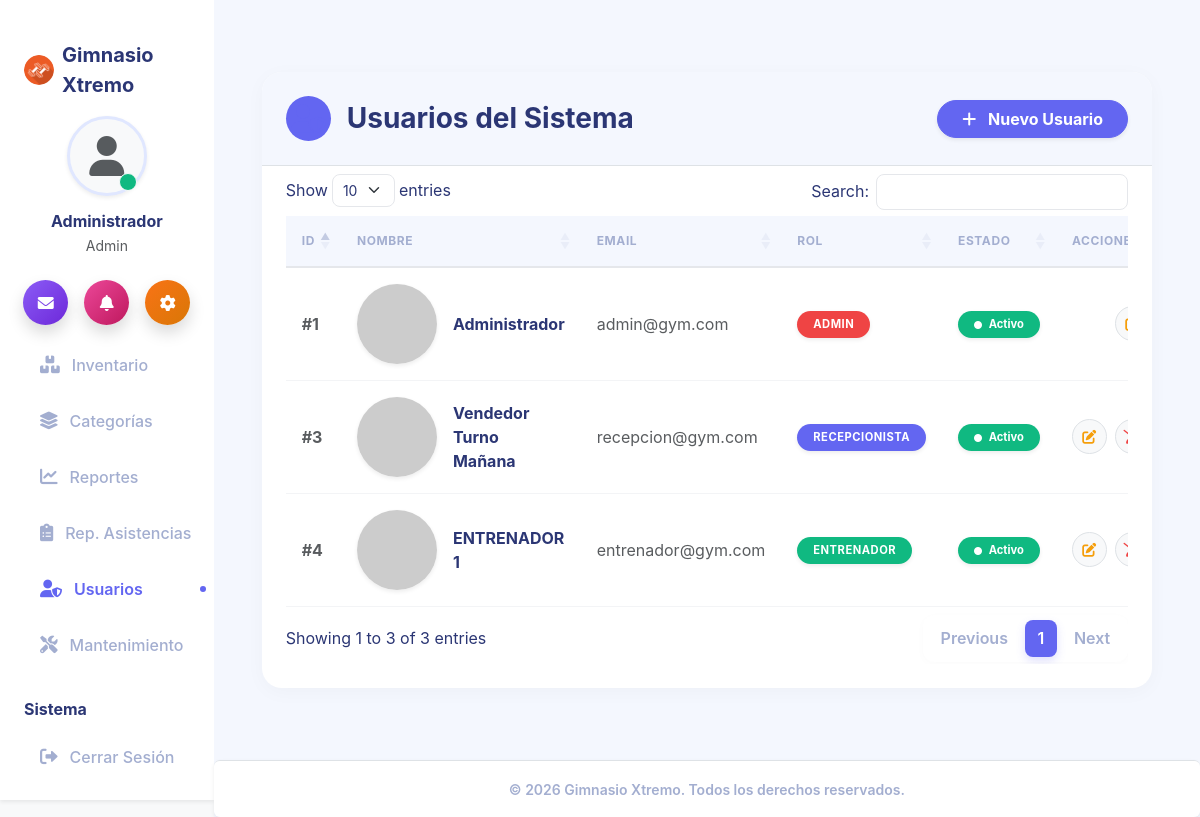
The app's page /usuarios/index (signed in) with its own data.
### tables this page shows
CREATE TABLE IF NOT EXISTS `configuracion` (
  `id` int NOT NULL,
  `nombre_sistema` varchar(100) DEFAULT NULL,
  `ruc` varchar(20) DEFAULT NULL,
  `direccion` varchar(255) DEFAULT NULL,
  `telefono` varchar(20) DEFAULT NULL,
  `email` varchar(100) DEFAULT NULL,
  `logo` varchar(255) DEFAULT NULL,
  `moneda` varchar(10) DEFAULT '$',
  PRIMARY KEY (`id`)
);

CREATE TABLE IF NOT EXISTS `usuarios` (
  `id` int NOT NULL AUTO_INCREMENT,
  `nombre` varchar(100) DEFAULT NULL,
  `email` varchar(100) DEFAULT NULL,
  `password` varchar(255) DEFAULT NULL,
  `rol` enum('admin','recepcionista','entrenador') DEFAULT 'recepcionista',
  `estado` enum('activo','inactivo') DEFAULT 'activo',
  PRIMARY KEY (`id`),
  UNIQUE KEY `email` (`email`)
);

### app/controllers/UsuariosController.php (called while the page is built, shortened)
<?php
require_once '../app/models/Usuario.php';
class UsuariosController {
    public function index() {
        $usuarioModel = new Usuario();
        $usuarios = $usuarioModel->obtenerTodos();
        require_once '../app/views/usuarios/index.php';
    }
}

### app/models/Configuracion.php (called while the page is built, shortened)
<?php
class Configuracion {
    public static function getInfo() {
        $database = new Database();
        $conn = $database->getConnection();
        $query = "SELECT * FROM configuracion WHERE id = 1 LIMIT 1";
        $stmt = $conn->prepare($query);
        $stmt->execute();
        return $stmt->fetch(PDO::FETCH_ASSOC);
    }
}

### app/models/Usuario.php (called while the page is built, shortened)
<?php
class Usuario {
    private $conn;
    private $table_name = "usuarios";
    public function __construct() {
        $database = new Database();
        $this->conn = $database->getConnection();
    }
    public function obtenerTodos() {
        $query = "SELECT * FROM " . $this->table_name . " ORDER BY id DESC";
        $stmt = $this->conn->prepare($query);
        $stmt->execute();
        return $stmt->fetchAll(PDO::FETCH_ASSOC);
    }
}

### app/config/Database.php (called while the page is built, shortened)
<?php
class Database {
    private $host = 'localhost';
    private $db_name = 'gym_system';
    private $username = 'root';
    private $password = '';
    public function getConnection() {
        $this->conn = null;
        try {
            $this->conn = new PDO("mysql:host=" . $this->host . ";dbname=" . $this->db_name, $this->username, $this->password);
            $this->conn->exec("set names utf8");
            $this->conn->setAttribute(PDO::ATTR_ERRMODE, PDO::ERRMODE_EXCEPTION);
        } catch(PDOException $exception) {
            echo "Error de conexión: " . $exception->getMessage();
        }
        return $this->conn;
    }
}

### app/views/usuarios/index.php (the view, shortened to what this page needs)
<!DOCTYPE html>
<html lang="es">
<head>
    <link href="https://cdn.jsdelivr.net/npm/bootstrap@5.3.0/dist/css/bootstrap.min.css" rel="stylesheet">
    <link href="https://cdn.datatables.net/1.13.6/css/dataTables.bootstrap5.min.css" rel="stylesheet">
    <link rel="stylesheet" href="https://cdnjs.cloudflare.com/ajax/libs/font-awesome/6.0.0/css/all.min.css">
</head>
<body class="bg-light">
    <?php require_once '../app/views/inc/navbar.php'; ?>
    <div class="container-fluid px-4 mt-5 mb-5">
        <div class="module-container p-0">
            <div class="border-bottom px-4 py-4 d-flex justify-content-between align-items-center mb-2" style="background: var(--gym-bg-light); border-top-left-radius: 20px; border-top-right-radius: 20px;">
                <h3 class="fw-bold text-dark m-0 d-flex align-items-center">
                    <div class="bg-primary bg-opacity-10 p-2 rounded-circle me-3 d-flex align-items-center justify-content-center" style="width: 45px; height: 45px;">
                        <i class="fas fa-user-shield text-primary"></i>
                    </div>
                    Usuarios del Sistema
                </h3>
                <a href="/usuarios/crear" class="btn btn-primary rounded-pill px-4 shadow-sm fw-bold"><i class="fas fa-plus me-2"></i> Nuevo Usuario</a>
            </div>
            <div class="p-4 pt-0">
                <div class="table-responsive">
                    <table class="table table-hover align-middle table-data border-0">
                        <thead>
                            <tr>
                                <th class="border-0 bg-transparent text-muted">ID</th>
                                <th class="border-0 bg-transparent text-muted">Nombre</th>
                                <th class="border-0 bg-transparent text-muted">Email</th>
                                <th class="border-0 bg-transparent text-muted">Rol</th>
                                <th class="border-0 bg-transparent text-muted">Estado</th>
                                <th class="border-0 bg-transparent text-muted text-end">Acciones</th>
                            </tr>
                        </thead>
                    <tbody>
                        <?php foreach ($usuarios as $u): ?>
                        <tr>
                            <td class="text-muted fw-bold">#<?= $u['id'] ?></td>
                            <td>
                                <div class="d-flex align-items-center">
                                    <img src="https://ui-avatars.com/api/?name=<?= urlencode($u['nombre']) ?>&background=random&color=fff&rounded=true&size=35&bold=true" alt="<?= $u['nombre'] ?>" class="rounded-circle me-3 shadow-sm">
                                    <div>
                                        <div class="fw-bold text-dark"><?= $u['nombre'] ?></div>
                                    </div>
                                </div>
                            </td>
                            <td class="text-muted"><?= $u['email'] ?></td>
                            <td>
                                <?php
                                    $colorRol = 'secondary';
                                    if($u['rol'] == 'admin') $colorRol = 'danger';
                                    if($u['rol'] == 'recepcionista') $colorRol = 'primary';
                                    if($u['rol'] == 'entrenador') $colorRol = 'success';
                                ?>
                                <span class="badge bg-<?= $colorRol ?> text-white text-uppercase px-3 py-2 rounded-pill shadow-sm" style="font-size: 0.7rem; font-weight: 700; letter-spacing: 0.5px;"><?= $u['rol'] ?></span>
                            </td>
                            <td>
                                <?php if($u['estado'] == 'activo'): ?>
                                    <span class="badge bg-success text-white px-3 py-2 rounded-pill shadow-sm" style="font-size: 0.7rem; font-weight: 700;"><i class="fas fa-circle me-1" style="font-size: 0.5rem; vertical-align: middle;"></i> Activo</span>
                                <?php else: ?>
                                    <span class="badge bg-secondary text-white px-3 py-2 rounded-pill shadow-sm" style="font-size: 0.7rem; font-weight: 700;"><i class="fas fa-circle me-1" style="font-size: 0.5rem; vertical-align: middle;"></i> Inactivo</span>
                                <?php endif; ?>
                            </td>
                            <td class="text-end">
                                <div class="d-flex justify-content-end gap-2">
                                    <a href="/usuarios/editar/<?= $u['id'] ?>" class="btn btn-light text-warning btn-sm rounded-circle d-flex align-items-center justify-content-center border" style="width: 35px; height: 35px; transition: all 0.2s;" title="Editar" onmouseover="this.classList.replace('btn-light', 'btn-warning'); this.classList.replace('text-warning', 'text-white');" onmouseout="this.classList.replace('btn-warning', 'btn-light'); this.classList.replace('text-white', 'text-warning');">
                                        <i class="fas fa-edit"></i>
                                    </a>
                                    <?php if($u['id'] != $_SESSION['user_id']): ?>
                                        <?php if($u['estado'] == 'activo'): ?>
                                            <a href="/usuarios/cambiarEstado/<?= $u['id'] ?>/inactivo"
                                               class="btn btn-light text-danger btn-sm rounded-circle d-flex align-items-center justify-content-center border btn-confirm"
                                               style="width: 35px; height: 35px; transition: all 0.2s;"
                                               data-title="¿Bloquear acceso a <?= $u['nombre'] ?>?"
                                               title="Desactivar cuenta"
                                               onmouseover="this.classList.replace('btn-light', 'btn-danger'); this.classList.replace('text-danger', 'text-white');"
                                               onmouseout="this.classList.replace('btn-danger', 'btn-light'); this.classList.replace('text-white', 'text-danger');">
                                                <i class="fas fa-user-slash"></i>
                                            </a>
                                        <?php endif; ?>
                                    <?php endif; ?>
                                </div>
                            </td>
                        </tr>
                        <?php endforeach; ?>
                    </tbody>
                </table>
                </div>
            </div>
        </div>
    </div>
    <?php require_once '../app/views/inc/footer.php'; ?>
</body>
</html>

### app/views/inc/navbar.php (shortened to what this page needs)
<?php
require_once __DIR__ . '/../../models/Configuracion.php';
$config = Configuracion::getInfo();
$_rolActual = $_SESSION['user_rol'] ?? '';
$current_uri = $_SERVER['REQUEST_URI'] ?? '';
$is_active = function($path) use ($current_uri) {
    if ($path === '/home/index') {
        return ($current_uri === '/' || strpos($current_uri, '/home') === 0) ? 'active' : '';
    }
    return strpos($current_uri, $path) === 0 ? 'active' : '';
};
?>
<link rel="stylesheet" href="/css/gym-theme.css?v=<?= time() ?>">
<div class="d-flex" id="wrapper">
    <div class="bg-white shadow-sm" id="sidebar-wrapper">
        <div class="sidebar-heading p-4 d-flex align-items-center justify-content-center">
            <?php if(!empty($config['logo'])): ?>
                <img src="/img/<?= $config['logo'] ?>?v=<?= time() ?>"
                     alt="Logo" width="30" height="30"
                     class="d-inline-block align-text-top rounded-circle me-2">
            <?php endif; ?>
            <span class="fs-5 fw-bold text-dark tracking-wider"><?= $config['nombre_sistema'] ?></span>
        </div>
        <div class="text-center mt-3 mb-4 px-4">
            <div class="position-relative d-inline-block mb-3">
                <div class="bg-light rounded-circle shadow-sm d-flex align-items-center justify-content-center mx-auto" style="width: 80px; height: 80px; border: 3px solid #E0E7FF;">
                    <i class="fas fa-user text-muted" style="font-size: 2.5rem;"></i>
                </div>
                <span class="position-absolute bottom-0 end-0 p-2 bg-success border border-light rounded-circle" style="transform: translate(-10px, -5px);"></span>
            </div>
            <h6 class="fw-bold text-dark mb-1"><?= $_SESSION['user_name'] ?? 'Usuario' ?></h6>
            <p class="text-muted small mb-0"><?= ucfirst($_SESSION['user_rol'] ?? 'Invitado') ?></p>
        </div>
        <div class="d-flex justify-content-center gap-3 mb-4 px-3">
            <a href="/notificaciones/index" class="btn btn-primary rounded-circle shadow p-0 d-flex align-items-center justify-content-center" style="width: 45px; height: 45px; background: linear-gradient(135deg, #8B5CF6, #6D28D9); border:none;">
                <i class="fas fa-envelope text-white"></i>
            </a>
            <a href="/asistencia/index" class="btn rounded-circle shadow p-0 d-flex align-items-center justify-content-center" style="width: 45px; height: 45px; background: linear-gradient(135deg, #EC4899, #BE185D); border:none;">
                <i class="fas fa-bell text-white"></i>
            </a>
            <a href="/configuracion/index" class="btn rounded-circle shadow p-0 d-flex align-items-center justify-content-center" style="width: 45px; height: 45px; background: linear-gradient(135deg, #F97316, #D97706); border:none;">
                <i class="fas fa-cog text-white"></i>
            </a>
        </div>
        <div id="sidebar-nav-scroll">
            <div class="list-group list-group-flush mt-2 px-2">
                <?php if($_rolActual === 'admin'): ?>
                    <a class="list-group-item list-group-item-action rounded mb-1 <?= $is_active('/inventario/productos') ?>" href="/inventario/productos">
                        <i class="fas fa-boxes w-20px text-center"></i> Inventario
                    </a>
                    <a class="list-group-item list-group-item-action rounded mb-1 <?= $is_active('/inventario/categorias') ?>" href="/inventario/categorias">
                        <i class="fas fa-layer-group w-20px text-center"></i> Categorías
                    </a>
                    <a class="list-group-item list-group-item-action rounded mb-1 <?= $is_active('/reportes') ?>" href="/reportes/index">
                        <i class="fas fa-chart-line w-20px text-center"></i> Reportes
                    </a>
                    <a class="list-group-item list-group-item-action rounded mb-1 <?= $is_active('/asistencia/reporte') ?>" href="/asistencia/reporte">
                        <i class="fas fa-clipboard-list w-20px text-center"></i> Rep. Asistencias
                    </a>
                    <a class="list-group-item list-group-item-action rounded mb-1 <?= $is_active('/usuarios') ?>" href="/usuarios/index">
                        <i class="fas fa-user-shield w-20px text-center"></i> Usuarios
                    </a>
                    <a class="list-group-item list-group-item-action rounded mb-1 <?= $is_active('/mantenimiento') ?>" href="/mantenimiento/index">
                        <i class="fas fa-tools w-20px text-center"></i> Mantenimiento
                    </a>
                <?php endif; ?>
                <p class="text-dark fw-bold ms-3 mt-4 mb-2 fs-6">Sistema</p>
                <a class="list-group-item list-group-item-action rounded mb-1 text-danger" href="/auth/logout">
                    <i class="fas fa-sign-out-alt w-20px text-center"></i> Cerrar Sesión
                </a>
            </div>
        </div>
    </div>
    <div id="page-content-wrapper" class="d-flex flex-column" style="min-height: 100vh; background-color: var(--gym-bg-light);">
        <div class="container-fluid p-4 flex-grow-1">

### app/views/inc/footer.php (shortened to what this page needs)
        </div>
        <footer class="bg-white border-top text-center py-3 mt-auto shadow-sm text-secondary rounded">
            <small class="fw-semibold">&copy; <?= date('Y') ?> <?= $config['nombre_sistema'] ?>. Todos los derechos reservados.</small>
        </footer>
    </div>
</div>
</body>
</html>

### records on screen
configuracion: logo (picture), nombre_sistema "Gimnasio Xtremo"
usuarios: id "4", nombre "ENTRENADOR 1", email "entrenador@gym.com", rol "ENTRENADOR", estado "activo" (drawn)
usuarios: id "3", nombre "Vendedor Turno Mañana", email "recepcion@gym.com", rol "RECEPCIONISTA", estado "activo" (drawn)
usuarios: id "1", nombre "Administrador", email "admin@gym.com", rol "ADMIN", estado "activo" (drawn)

### other values on screen
$_SESSION['user_name'] "Administrador"
$_SESSION['user_rol'] "Admin"
